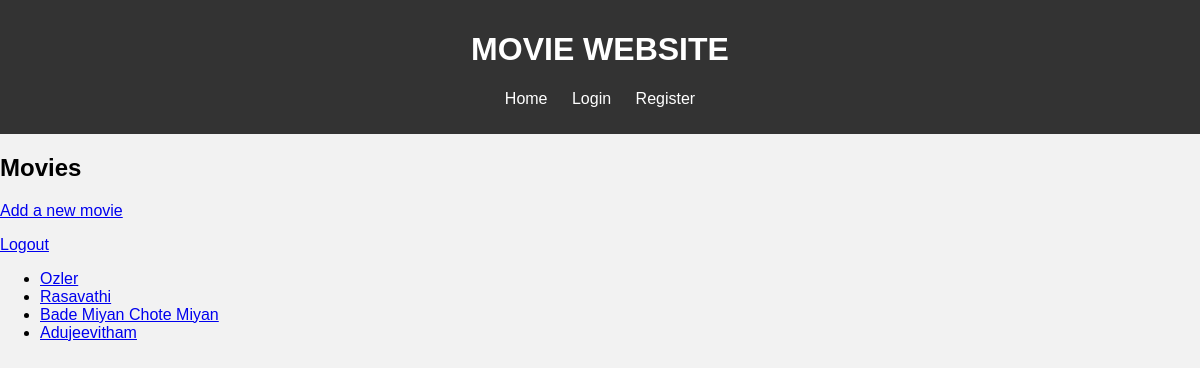
Before: / with the older database file.
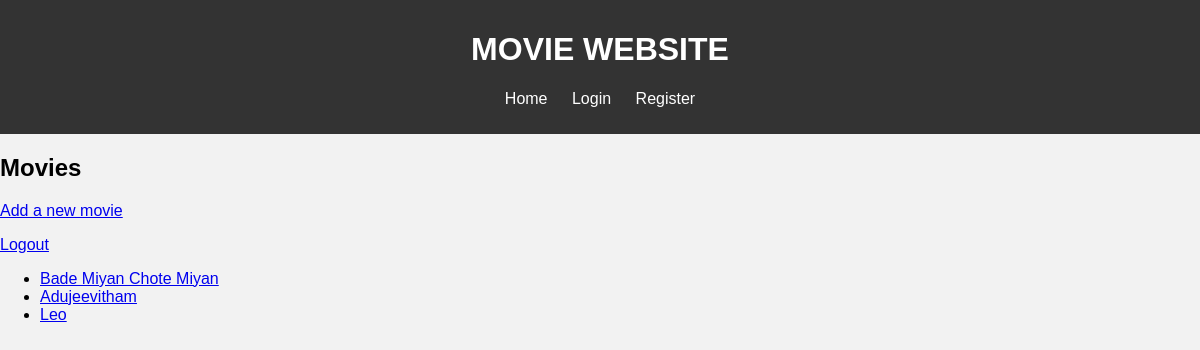
After: the same page with the newer database file.
### movies/models.py (models this page shows, shortened)
class Movie(models.Model):
    CATEGORY_CHOICES = [
        ('U', 'Universal'),
        ('U/A', 'Parental Guidance'),
        ('A', 'Adult'),
        ('S', 'Special'),
    ]
    title = models.CharField(max_length=200)
    poster = models.ImageField(upload_to='posters/')
    description = models.TextField()
    release_date = models.DateField()
    actors = models.CharField(max_length=200)
    category = models.ForeignKey(Category, on_delete=models.CASCADE)
    youtube_trailer_link = models.URLField()
    added_by = models.ForeignKey('auth.User', on_delete=models.CASCADE)

### movies/views.py (the view)
# urls.py: 2. Add a URL to urlpatterns:  path('', views.home, name='home')
def home(request):
    movies = Movie.objects.all()
    return render(request, 'home.html', {'movies': movies})

### templates/home.html (shortened to what this page needs)
{% extends 'base.html' %}
{% block content %}
<h2>Movies</h2>
<p><a href="{% url 'add_movie' %}">Add a new movie</a></p>
<p><a href="{% url 'logout' %}">Logout</a></p>
<ul>
    {% for movie in movies %}
    <li>
        <a href="{% url 'movie_detail' movie.id %}">{{ movie.title }}</a>
    </li>
    {% endfor %}
</ul>
{% endblock %}

### templates/base.html (shortened to what this page needs)
<!DOCTYPE html>
<html lang="en">
<head>
    {% load static %}
    <link rel="stylesheet" href="{% static 'css/style.css' %}">
</head>
<body>
    <header>
           <h1>MOVIE WEBSITE</h1>
        <nav>
            <ul>
                <li><a href="{% url 'home' %}">Home</a></li>
                <li><a href="{% url 'login' %}">Login</a></li>
                <li><a href="{% url 'register' %}">Register</a></li>
            </ul>
        </nav>
    </header>
    {% block content %}
    {% endblock %}
</body>
</html>

### static/assets/css/style.css (style rules this page uses)
body { font-family: Arial, sans-serif; margin: 0; padding: 0; background-color: #f2f2f2; }
header { background-color: #333; color: #fff; padding: 10px 0; text-align: center; }
header nav ul { list-style-type: none; padding: 0; }
header nav ul li { display: inline; margin: 0 10px; }
header nav ul li a { color: #fff; text-decoration: none; }

Changed rows visible on the page:
removed Movie: title "Ozler"
removed Movie: title "Rasavathi"
added Movie: title "Leo"
